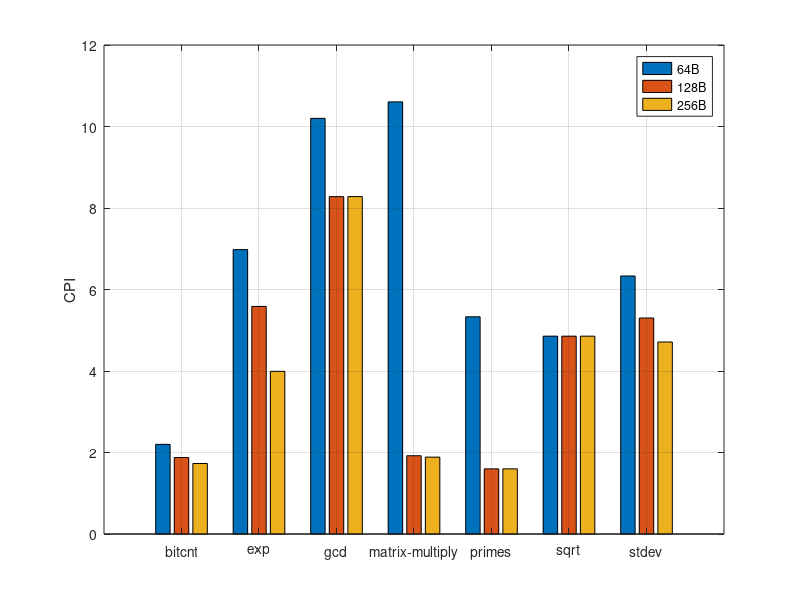
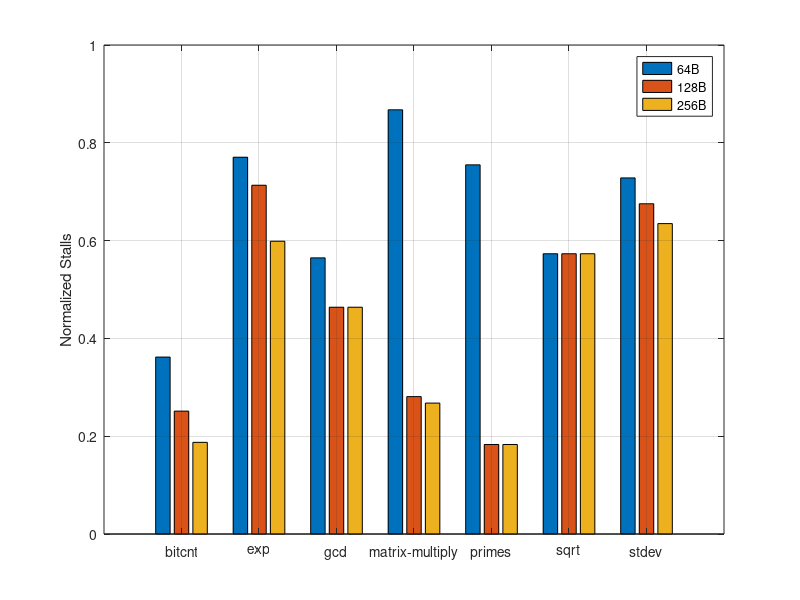

The MATLAB script that drew these images, in order:
s16 = csvread('fwd_16_64_nt.csv', 1, 1);
s32 = csvread('fwd_32_64_nt.csv', 1, 1);
s64 = csvread('fwd_64_64_nt.csv', 1, 1);

col = 2;

programs = {'bitcnt', 'exp', 'gcd', 'matrix-multiply', 'primes', 'sqrt', 'stdev'};
cpi = [sum(s16, 2) ./ s16(:, 1) ...
       sum(s32, 2) ./ s32(:, 1) ...
       sum(s64, 2) ./ s64(:, 1)];
stalls = [s16(:, col) ./ sum(s16, 2) ...
          s32(:, col) ./ sum(s32, 2) ...
          s64(:, col) ./ sum(s64, 2)];

legends = {'64B', '128B', '256B'};

figure;
bar(cpi);
legend(legends);
set(gca, 'XTickLabel', programs);
xtickangle(45);
ylabel('CPI');
grid on;

figure;
bar(stalls);
legend(legends);
set(gca, 'XTickLabel', programs);
xtickangle(45);
ylim([0 1]);
ylabel('Normalized Stalls');
grid on;
